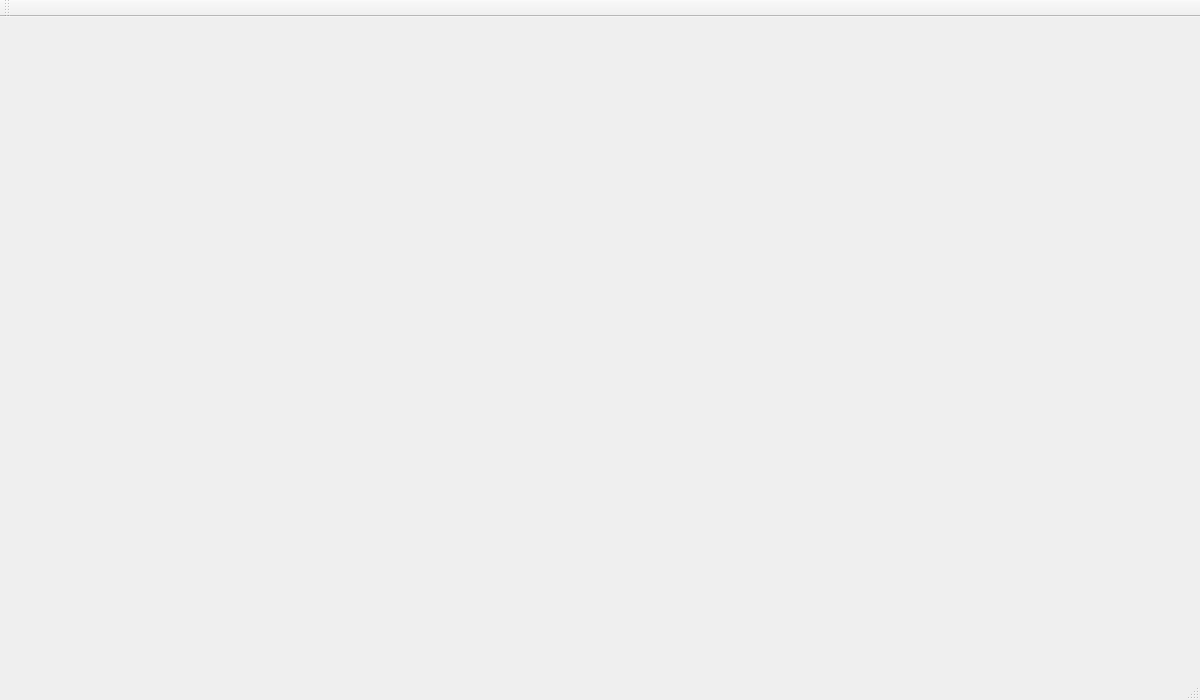
<?xml version="1.0" encoding="UTF-8"?>
<ui version="4.0">
 <class>MainWindow</class>
 <widget class="QMainWindow" name="MainWindow">
  <property name="geometry">
   <rect>
    <x>0</x>
    <y>0</y>
    <width>1200</width>
    <height>700</height>
   </rect>
  </property>
  <property name="minimumSize">
   <size>
    <width>1200</width>
    <height>700</height>
   </size>
  </property>
  <property name="maximumSize">
   <size>
    <width>1200</width>
    <height>700</height>
   </size>
  </property>
  <property name="windowTitle">
   <string>MainWindow</string>
  </property>
  <widget class="QWidget" name="centralWidget"/>
  <widget class="QMenuBar" name="menuBar">
   <property name="geometry">
    <rect>
     <x>0</x>
     <y>0</y>
     <width>1200</width>
     <height>21</height>
    </rect>
   </property>
  </widget>
  <widget class="QToolBar" name="mainToolBar">
   <attribute name="toolBarArea">
    <enum>TopToolBarArea</enum>
   </attribute>
   <attribute name="toolBarBreak">
    <bool>false</bool>
   </attribute>
  </widget>
  <widget class="QStatusBar" name="statusBar"/>
 </widget>
 <layoutdefault spacing="6" margin="11"/>
 <resources/>
 <connections/>
</ui>
